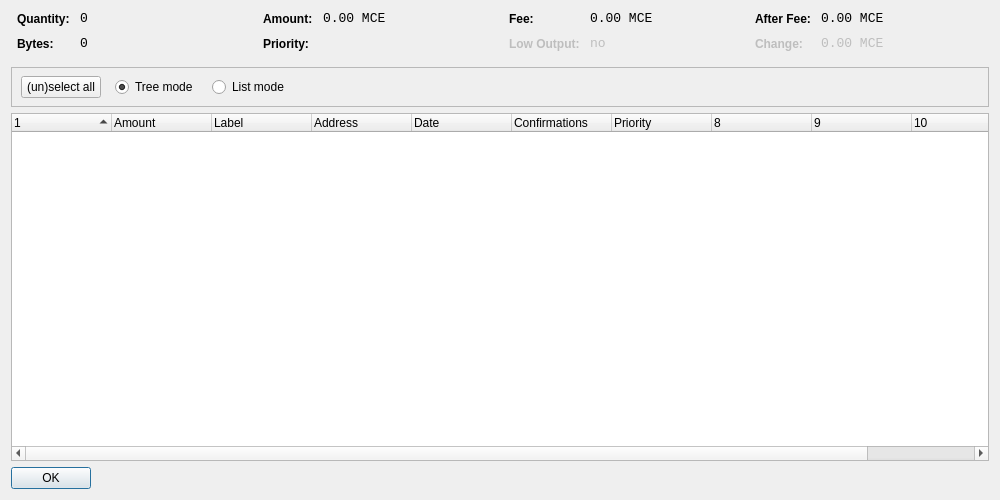
<?xml version="1.0" encoding="UTF-8"?>
<ui version="4.0">
 <class>CoinControlDialog</class>
 <widget class="QDialog" name="CoinControlDialog">
  <property name="geometry">
   <rect>
    <x>0</x>
    <y>0</y>
    <width>1000</width>
    <height>500</height>
   </rect>
  </property>
  <property name="windowTitle">
   <string>Coin Control</string>
  </property>
  <layout class="QVBoxLayout" name="verticalLayout">
   <item>
    <layout class="QHBoxLayout" name="horizontalLayoutTop" stretch="0,0,0,0">
     <property name="topMargin">
      <number>0</number>
     </property>
     <property name="bottomMargin">
      <number>10</number>
     </property>
     <item>
      <layout class="QFormLayout" name="formLayoutCoinControl1">
       <property name="horizontalSpacing">
        <number>10</number>
       </property>
       <property name="verticalSpacing">
        <number>10</number>
       </property>
       <property name="leftMargin">
        <number>6</number>
       </property>
       <property name="rightMargin">
        <number>6</number>
       </property>
       <item row="0" column="0">
        <widget class="QLabel" name="labelCoinControlQuantityText">
         <property name="styleSheet">
          <string notr="true">font-weight:bold;</string>
         </property>
         <property name="text">
          <string>Quantity:</string>
         </property>
        </widget>
       </item>
       <item row="0" column="1">
        <widget class="QLabel" name="labelCoinControlQuantity">
         <property name="font">
          <font>
           <family>Monospace</family>
           <pointsize>10</pointsize>
          </font>
         </property>
         <property name="cursor">
          <cursorShape>IBeamCursor</cursorShape>
         </property>
         <property name="contextMenuPolicy">
          <enum>Qt::ActionsContextMenu</enum>
         </property>
         <property name="text">
          <string notr="true">0</string>
         </property>
         <property name="textInteractionFlags">
          <set>Qt::LinksAccessibleByMouse|Qt::TextSelectableByKeyboard|Qt::TextSelectableByMouse</set>
         </property>
        </widget>
       </item>
       <item row="1" column="0">
        <widget class="QLabel" name="labelCoinControlBytesText">
         <property name="styleSheet">
          <string notr="true">font-weight:bold;</string>
         </property>
         <property name="text">
          <string>Bytes:</string>
         </property>
        </widget>
       </item>
       <item row="1" column="1">
        <widget class="QLabel" name="labelCoinControlBytes">
         <property name="font">
          <font>
           <family>Monospace</family>
           <pointsize>10</pointsize>
          </font>
         </property>
         <property name="cursor">
          <cursorShape>IBeamCursor</cursorShape>
         </property>
         <property name="contextMenuPolicy">
          <enum>Qt::ActionsContextMenu</enum>
         </property>
         <property name="text">
          <string notr="true">0</string>
         </property>
         <property name="textInteractionFlags">
          <set>Qt::LinksAccessibleByMouse|Qt::TextSelectableByKeyboard|Qt::TextSelectableByMouse</set>
         </property>
        </widget>
       </item>
      </layout>
     </item>
     <item>
      <layout class="QFormLayout" name="formLayoutCoinControl2">
       <property name="horizontalSpacing">
        <number>10</number>
       </property>
       <property name="verticalSpacing">
        <number>10</number>
       </property>
       <property name="leftMargin">
        <number>6</number>
       </property>
       <property name="rightMargin">
        <number>6</number>
       </property>
       <item row="0" column="0">
        <widget class="QLabel" name="labelCoinControlAmountText">
         <property name="styleSheet">
          <string notr="true">font-weight:bold;</string>
         </property>
         <property name="text">
          <string>Amount:</string>
         </property>
        </widget>
       </item>
       <item row="0" column="1">
        <widget class="QLabel" name="labelCoinControlAmount">
         <property name="font">
          <font>
           <family>Monospace</family>
           <pointsize>10</pointsize>
          </font>
         </property>
         <property name="cursor">
          <cursorShape>IBeamCursor</cursorShape>
         </property>
         <property name="contextMenuPolicy">
          <enum>Qt::ActionsContextMenu</enum>
         </property>
         <property name="text">
          <string notr="true">0.00 MCE</string>
         </property>
         <property name="textInteractionFlags">
          <set>Qt::LinksAccessibleByMouse|Qt::TextSelectableByKeyboard|Qt::TextSelectableByMouse</set>
         </property>
        </widget>
       </item>
       <item row="1" column="0">
        <widget class="QLabel" name="labelCoinControlPriorityText">
         <property name="styleSheet">
          <string notr="true">font-weight:bold;</string>
         </property>
         <property name="text">
          <string>Priority:</string>
         </property>
        </widget>
       </item>
       <item row="1" column="1">
        <widget class="QLabel" name="labelCoinControlPriority">
         <property name="font">
          <font>
           <family>Monospace</family>
           <pointsize>10</pointsize>
          </font>
         </property>
         <property name="cursor">
          <cursorShape>IBeamCursor</cursorShape>
         </property>
         <property name="contextMenuPolicy">
          <enum>Qt::ActionsContextMenu</enum>
         </property>
         <property name="text">
          <string/>
         </property>
         <property name="textInteractionFlags">
          <set>Qt::LinksAccessibleByMouse|Qt::TextSelectableByKeyboard|Qt::TextSelectableByMouse</set>
         </property>
        </widget>
       </item>
      </layout>
     </item>
     <item>
      <layout class="QFormLayout" name="formLayoutCoinControl3">
       <property name="horizontalSpacing">
        <number>10</number>
       </property>
       <property name="verticalSpacing">
        <number>10</number>
       </property>
       <property name="leftMargin">
        <number>6</number>
       </property>
       <property name="rightMargin">
        <number>6</number>
       </property>
       <item row="0" column="0">
        <widget class="QLabel" name="labelCoinControlFeeText">
         <property name="styleSheet">
          <string notr="true">font-weight:bold;</string>
         </property>
         <property name="text">
          <string>Fee:</string>
         </property>
        </widget>
       </item>
       <item row="0" column="1">
        <widget class="QLabel" name="labelCoinControlFee">
         <property name="font">
          <font>
           <family>Monospace</family>
           <pointsize>10</pointsize>
          </font>
         </property>
         <property name="cursor">
          <cursorShape>IBeamCursor</cursorShape>
         </property>
         <property name="contextMenuPolicy">
          <enum>Qt::ActionsContextMenu</enum>
         </property>
         <property name="text">
          <string notr="true">0.00 MCE</string>
         </property>
         <property name="textInteractionFlags">
          <set>Qt::LinksAccessibleByMouse|Qt::TextSelectableByKeyboard|Qt::TextSelectableByMouse</set>
         </property>
        </widget>
       </item>
       <item row="1" column="0">
        <widget class="QLabel" name="labelCoinControlLowOutputText">
         <property name="enabled">
          <bool>false</bool>
         </property>
         <property name="styleSheet">
          <string notr="true">font-weight:bold;</string>
         </property>
         <property name="text">
          <string>Low Output:</string>
         </property>
        </widget>
       </item>
       <item row="1" column="1">
        <widget class="QLabel" name="labelCoinControlLowOutput">
         <property name="enabled">
          <bool>false</bool>
         </property>
         <property name="font">
          <font>
           <family>Monospace</family>
           <pointsize>10</pointsize>
          </font>
         </property>
         <property name="cursor">
          <cursorShape>IBeamCursor</cursorShape>
         </property>
         <property name="contextMenuPolicy">
          <enum>Qt::ActionsContextMenu</enum>
         </property>
         <property name="text">
          <string notr="true">no</string>
         </property>
         <property name="textInteractionFlags">
          <set>Qt::LinksAccessibleByMouse|Qt::TextSelectableByKeyboard|Qt::TextSelectableByMouse</set>
         </property>
        </widget>
       </item>
      </layout>
     </item>
     <item>
      <layout class="QFormLayout" name="formLayoutCoinControl4">
       <property name="horizontalSpacing">
        <number>10</number>
       </property>
       <property name="verticalSpacing">
        <number>10</number>
       </property>
       <property name="leftMargin">
        <number>6</number>
       </property>
       <property name="rightMargin">
        <number>6</number>
       </property>
       <item row="0" column="0">
        <widget class="QLabel" name="labelCoinControlAfterFeeText">
         <property name="styleSheet">
          <string notr="true">font-weight:bold;</string>
         </property>
         <property name="text">
          <string>After Fee:</string>
         </property>
        </widget>
       </item>
       <item row="0" column="1">
        <widget class="QLabel" name="labelCoinControlAfterFee">
         <property name="font">
          <font>
           <family>Monospace</family>
           <pointsize>10</pointsize>
          </font>
         </property>
         <property name="cursor">
          <cursorShape>IBeamCursor</cursorShape>
         </property>
         <property name="contextMenuPolicy">
          <enum>Qt::ActionsContextMenu</enum>
         </property>
         <property name="text">
          <string notr="true">0.00 MCE</string>
         </property>
         <property name="textInteractionFlags">
          <set>Qt::LinksAccessibleByMouse|Qt::TextSelectableByKeyboard|Qt::TextSelectableByMouse</set>
         </property>
        </widget>
       </item>
       <item row="1" column="0">
        <widget class="QLabel" name="labelCoinControlChangeText">
         <property name="enabled">
          <bool>false</bool>
         </property>
         <property name="styleSheet">
          <string notr="true">font-weight:bold;</string>
         </property>
         <property name="text">
          <string>Change:</string>
         </property>
        </widget>
       </item>
       <item row="1" column="1">
        <widget class="QLabel" name="labelCoinControlChange">
         <property name="enabled">
          <bool>false</bool>
         </property>
         <property name="font">
          <font>
           <family>Monospace</family>
           <pointsize>10</pointsize>
          </font>
         </property>
         <property name="cursor">
          <cursorShape>IBeamCursor</cursorShape>
         </property>
         <property name="contextMenuPolicy">
          <enum>Qt::ActionsContextMenu</enum>
         </property>
         <property name="text">
          <string notr="true">0.00 MCE</string>
         </property>
         <property name="textInteractionFlags">
          <set>Qt::LinksAccessibleByMouse|Qt::TextSelectableByKeyboard|Qt::TextSelectableByMouse</set>
         </property>
        </widget>
       </item>
      </layout>
     </item>
    </layout>
   </item>
   <item>
    <widget class="QFrame" name="frame">
     <property name="minimumSize">
      <size>
       <width>0</width>
       <height>40</height>
      </size>
     </property>
     <property name="frameShape">
      <enum>QFrame::StyledPanel</enum>
     </property>
     <property name="frameShadow">
      <enum>QFrame::Sunken</enum>
     </property>
     <widget class="QWidget" name="horizontalLayoutWidget">
      <property name="geometry">
       <rect>
        <x>10</x>
        <y>0</y>
        <width>781</width>
        <height>41</height>
       </rect>
      </property>
      <layout class="QHBoxLayout" name="horizontalLayoutPanel" stretch="0,0,0,0,0">
       <property name="spacing">
        <number>14</number>
       </property>
       <item>
        <widget class="QPushButton" name="pushButtonSelectAll">
         <property name="sizePolicy">
          <sizepolicy hsizetype="Maximum" vsizetype="Fixed">
           <horstretch>0</horstretch>
           <verstretch>0</verstretch>
          </sizepolicy>
         </property>
         <property name="text">
          <string>(un)select all</string>
         </property>
        </widget>
       </item>
       <item>
        <widget class="QRadioButton" name="radioTreeMode">
         <property name="sizePolicy">
          <sizepolicy hsizetype="Maximum" vsizetype="Fixed">
           <horstretch>0</horstretch>
           <verstretch>0</verstretch>
          </sizepolicy>
         </property>
         <property name="text">
          <string>Tree mode</string>
         </property>
         <property name="checked">
          <bool>true</bool>
         </property>
        </widget>
       </item>
       <item>
        <widget class="QRadioButton" name="radioListMode">
         <property name="sizePolicy">
          <sizepolicy hsizetype="Maximum" vsizetype="Fixed">
           <horstretch>0</horstretch>
           <verstretch>0</verstretch>
          </sizepolicy>
         </property>
         <property name="text">
          <string>List mode</string>
         </property>
        </widget>
       </item>
       <item>
        <spacer name="horizontalSpacer">
         <property name="orientation">
          <enum>Qt::Horizontal</enum>
         </property>
         <property name="sizeHint" stdset="0">
          <size>
           <width>40</width>
           <height>20</height>
          </size>
         </property>
        </spacer>
       </item>
      </layout>
     </widget>
    </widget>
   </item>
   <item>
    <widget class="CoinControlTreeWidget" name="treeWidget">
     <property name="contextMenuPolicy">
      <enum>Qt::CustomContextMenu</enum>
     </property>
     <property name="sortingEnabled">
      <bool>false</bool>
     </property>
     <property name="columnCount">
      <number>11</number>
     </property>
     <attribute name="headerShowSortIndicator" stdset="0">
      <bool>true</bool>
     </attribute>
     <attribute name="headerStretchLastSection">
      <bool>false</bool>
     </attribute>
     <column>
      <property name="text">
       <string/>
      </property>
     </column>
     <column>
      <property name="text">
       <string>Amount</string>
      </property>
     </column>
     <column>
      <property name="text">
       <string>Label</string>
      </property>
     </column>
     <column>
      <property name="text">
       <string>Address</string>
      </property>
     </column>
     <column>
      <property name="text">
       <string>Date</string>
      </property>
     </column>
     <column>
      <property name="text">
       <string>Confirmations</string>
      </property>
      <property name="toolTip">
       <string>Confirmed</string>
      </property>
     </column>
     <column>
      <property name="text">
       <string>Priority</string>
      </property>
     </column>
     <column>
      <property name="text">
       <string/>
      </property>
     </column>
     <column>
      <property name="text">
       <string/>
      </property>
     </column>
     <column>
      <property name="text">
       <string/>
      </property>
     </column>
     <column>
      <property name="text">
       <string/>
      </property>
     </column>
    </widget>
   </item>
   <item>
    <widget class="QDialogButtonBox" name="buttonBox">
     <property name="sizePolicy">
      <sizepolicy hsizetype="Maximum" vsizetype="Fixed">
       <horstretch>0</horstretch>
       <verstretch>0</verstretch>
      </sizepolicy>
     </property>
     <property name="orientation">
      <enum>Qt::Horizontal</enum>
     </property>
     <property name="standardButtons">
      <set>QDialogButtonBox::Ok</set>
     </property>
    </widget>
   </item>
  </layout>
 </widget>
 <customwidgets>
  <customwidget>
   <class>CoinControlTreeWidget</class>
   <extends>QTreeWidget</extends>
   <header>coincontroltreewidget.h</header>
  </customwidget>
 </customwidgets>
 <resources/>
 <connections/>
</ui>
